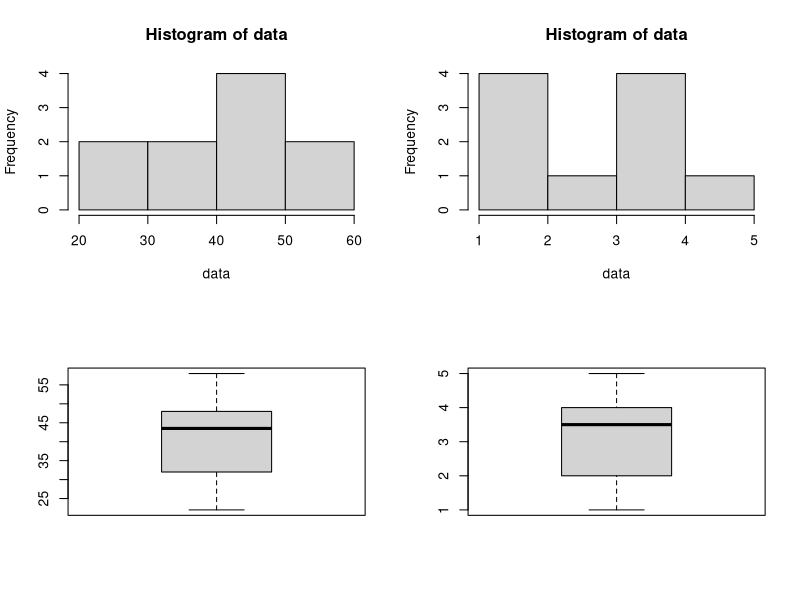

R code for this plot:
## ---- chunk 1
#Insert data
value<-c(42, 52, 48, 58, 32, 45, 22, 35, 28, 46)
nbooks<-c(4, 5, 4, 3, 2, 4, 1, 2, 2, 4)
sex<-factor( c(1,1,2,1,2,2,2,1,1,1), labels=c('Male', 'Female') )
income<-factor(c(1,3,5,2,2,4,1,4,4,5))
levels(income)<-c('Very low', 'Low', 'Medium', 'High', 'Very High')
income<-as.ordered(income)
#Create dataframe 
data <- data.frame(value, nbooks, sex, income)
data
## ---- chunk 2
#Insert data
value<-c(42, 52, 48, 58, 32, 45, 22, 35, 28, 46)
nbooks<-c(4, 5, 4, 3, 2, 4, 1, 2, 2, 4)
sex<-factor( c(1,1,2,1,2,2,2,1,1,1), labels=c('Male', 'Female') )
income<-factor(c(1,3,5,2,2,4,1,4,4,5))
levels(income)<-c('Very low', 'Low', 'Medium', 'High', 'Very High')
income<-as.ordered(income)
data <- data.frame(value, nbooks, sex, income)
data
## ---- chunk 3
str(data)
types<-sapply(data,class)
num<-which(types=="numeric")
data_num<-data[,num]
## ---- chunk 4
sapply(data_num,summary)
## ---- chunk 5
histog<-function(data){
return(hist(data))
}

boxpl<-function(data){
return(boxplot(data))
}

par(mfrow=c(2,2))
sapply(data_num,histog)
sapply(data_num,boxpl)
## ---- chunk 6
cat<-which(types!="numeric")
data_cat<-data[,cat]
sapply(data_cat,table)
sapply(data_cat,function(x)prop.table(table(x)))

## ---- chunk 7
data_male<-data[data$sex=="Male",1:2]
sapply(data_male,mean)
mean(data$value[data$sex=="Male"])
## ---- chunk 8
data_fem<-data$income[data$sex=="Female"]
prop.table(table(data_fem))
table(data_fem)/length(data_fem)
#pay attention, different percentages
table(data$income[data$sex=="Female"])/nrow(data)
## ---- chunk 9
#Simulate 10 values from bernoulli with p=0.6. 
#Add these values in a new column of dataset 2 with the name "Indication"
sim<-rbinom(10,1,0.6)
data$Indication<-sim
data
